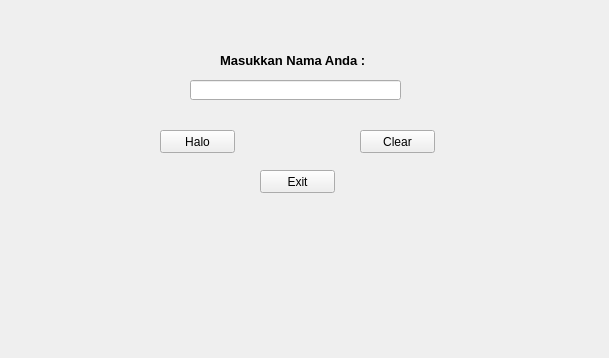
<?xml version="1.0" encoding="UTF-8"?>
<ui version="4.0">
 <class>Form</class>
 <widget class="QWidget" name="Form">
  <property name="geometry">
   <rect>
    <x>0</x>
    <y>0</y>
    <width>609</width>
    <height>358</height>
   </rect>
  </property>
  <property name="windowTitle">
   <string>Form</string>
  </property>
  <widget class="QLabel" name="label">
   <property name="geometry">
    <rect>
     <x>220</x>
     <y>50</y>
     <width>151</width>
     <height>20</height>
    </rect>
   </property>
   <property name="font">
    <font>
     <pointsize>10</pointsize>
     <weight>75</weight>
     <bold>true</bold>
    </font>
   </property>
   <property name="text">
    <string>Masukkan Nama Anda :</string>
   </property>
   <property name="textFormat">
    <enum>Qt::PlainText</enum>
   </property>
  </widget>
  <widget class="QLineEdit" name="namaEdit">
   <property name="geometry">
    <rect>
     <x>190</x>
     <y>80</y>
     <width>211</width>
     <height>20</height>
    </rect>
   </property>
  </widget>
  <widget class="QPushButton" name="hallo">
   <property name="geometry">
    <rect>
     <x>160</x>
     <y>130</y>
     <width>75</width>
     <height>23</height>
    </rect>
   </property>
   <property name="text">
    <string>Halo</string>
   </property>
  </widget>
  <widget class="QPushButton" name="clear">
   <property name="geometry">
    <rect>
     <x>360</x>
     <y>130</y>
     <width>75</width>
     <height>23</height>
    </rect>
   </property>
   <property name="text">
    <string>Clear</string>
   </property>
  </widget>
  <widget class="QPushButton" name="exit">
   <property name="geometry">
    <rect>
     <x>260</x>
     <y>170</y>
     <width>75</width>
     <height>23</height>
    </rect>
   </property>
   <property name="text">
    <string>Exit</string>
   </property>
  </widget>
 </widget>
 <resources/>
 <connections/>
</ui>
